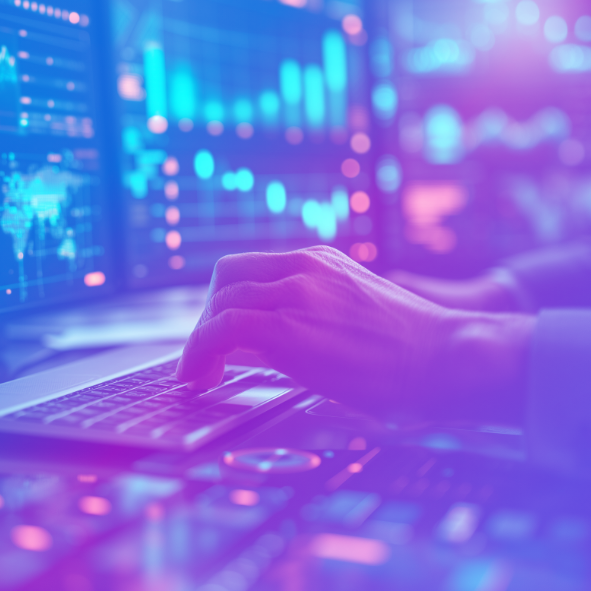
#> input picture OpenCV/Resim okuma/technology.png, 591 x 591 px
$ python 'Resim Okuma.py'
#> lines starting #> are read from the running program, lines starting #| are printed output that depends on the picture
import cv2
import numpy as np

#Resim Okuma

image = cv2.imread("technology.png",0) # ("technologypng" 1) yapılırsa resim kendi renginde '0' yapılırsa resim gri tonlamada açılır.
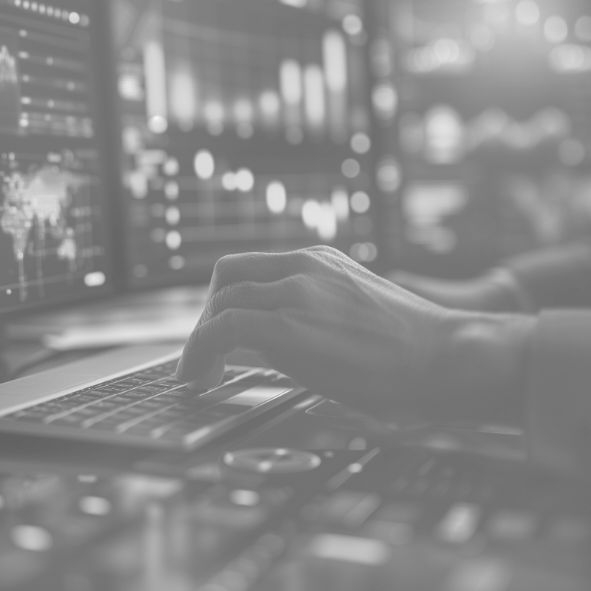
#> image: shape (591, 591); min 96, max 247, mean 138.2
cv2.imshow("Tarsier Teknoloji",image)
cv2.waitKey(0)
cv2.destroyWindow()
